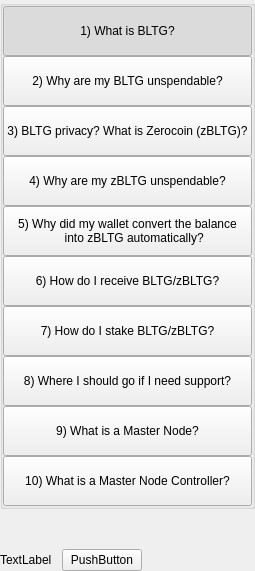
         <widget class="QWidget" name="left" native="true">
          <layout class="QVBoxLayout" name="verticalLayout_3">
           <property name="leftMargin">
            <number>0</number>
           </property>
           <property name="topMargin">
            <number>0</number>
           </property>
           <property name="rightMargin">
            <number>0</number>
           </property>
           <property name="bottomMargin">
            <number>0</number>
           </property>
           <item>
            <layout class="QVBoxLayout" name="verticalLayout_2">
             <property name="spacing">
              <number>0</number>
             </property>
             <item>
              <widget class="QWidget" name="containerButtons" native="true">
               <layout class="QVBoxLayout" name="verticalLayout">
                <property name="spacing">
                 <number>0</number>
                </property>
                <property name="leftMargin">
                 <number>0</number>
                </property>
                <property name="topMargin">
                 <number>0</number>
                </property>
                <property name="rightMargin">
                 <number>0</number>
                </property>
                <property name="bottomMargin">
                 <number>0</number>
                </property>
                <item>
                 <widget class="QGroupBox" name="groupBox">
                  <property name="title">
                   <string/>
                  </property>
                  <layout class="QVBoxLayout" name="verticalLayout_9">
                   <property name="spacing">
                    <number>0</number>
                   </property>
                   <property name="leftMargin">
                    <number>0</number>
                   </property>
                   <property name="topMargin">
                    <number>0</number>
                   </property>
                   <property name="rightMargin">
                    <number>0</number>
                   </property>
                   <property name="bottomMargin">
                    <number>0</number>
                   </property>
                   <item>
                    <widget class="QPushButton" name="pushButtonFaq1">
                     <property name="minimumSize">
                      <size>
                       <width>0</width>
                       <height>50</height>
                      </size>
                     </property>
                     <property name="maximumSize">
                      <size>
                       <width>16777215</width>
                       <height>50</height>
                      </size>
                     </property>
                     <property name="focusPolicy">
                      <enum>Qt::NoFocus</enum>
                     </property>
                     <property name="text">
                      <string>1) What is BLTG?</string>
                     </property>
                     <property name="checkable">
                      <bool>true</bool>
                     </property>
                     <property name="checked">
                      <bool>true</bool>
                     </property>
                     <property name="autoExclusive">
                      <bool>true</bool>
                     </property>
                    </widget>
                   </item>
                   <item>
                    <widget class="QPushButton" name="pushButtonFaq2">
                     <property name="minimumSize">
                      <size>
                       <width>0</width>
                       <height>50</height>
                      </size>
                     </property>
                     <property name="maximumSize">
                      <size>
                       <width>16777215</width>
                       <height>50</height>
                      </size>
                     </property>
                     <property name="focusPolicy">
                      <enum>Qt::NoFocus</enum>
                     </property>
                     <property name="text">
                      <string>2) Why are my BLTG unspendable?</string>
                     </property>
                     <property name="checkable">
                      <bool>true</bool>
                     </property>
                     <property name="autoExclusive">
                      <bool>true</bool>
                     </property>
                    </widget>
                   </item>
                   <item>
                    <widget class="QPushButton" name="pushButtonFaq3">
                     <property name="minimumSize">
                      <size>
                       <width>0</width>
                       <height>50</height>
                      </size>
                     </property>
                     <property name="maximumSize">
                      <size>
                       <width>16777215</width>
                       <height>16777215</height>
                      </size>
                     </property>
                     <property name="focusPolicy">
                      <enum>Qt::NoFocus</enum>
                     </property>
                     <property name="text">
                      <string>3) BLTG privacy? What is Zerocoin (zBLTG)?</string>
                     </property>
                     <property name="checkable">
                      <bool>true</bool>
                     </property>
                     <property name="autoExclusive">
                      <bool>true</bool>
                     </property>
                    </widget>
                   </item>
                   <item>
                    <widget class="QPushButton" name="pushButtonFaq4">
                     <property name="minimumSize">
                      <size>
                       <width>0</width>
                       <height>50</height>
                      </size>
                     </property>
                     <property name="maximumSize">
                      <size>
                       <width>16777215</width>
                       <height>16777215</height>
                      </size>
                     </property>
                     <property name="focusPolicy">
                      <enum>Qt::NoFocus</enum>
                     </property>
                     <property name="text">
                      <string>4) Why are my zBLTG unspendable?</string>
                     </property>
                     <property name="checkable">
                      <bool>true</bool>
                     </property>
                     <property name="autoExclusive">
                      <bool>true</bool>
                     </property>
                    </widget>
                   </item>
                   <item>
                    <widget class="QPushButton" name="pushButtonFaq5">
                     <property name="minimumSize">
                      <size>
                       <width>0</width>
                       <height>50</height>
                      </size>
                     </property>
                     <property name="focusPolicy">
                      <enum>Qt::NoFocus</enum>
                     </property>
                     <property name="text">
                      <string>5) Why did my wallet convert the balance
    into zBLTG automatically?</string>
                     </property>
                     <property name="checkable">
                      <bool>true</bool>
                     </property>
                     <property name="autoExclusive">
                      <bool>true</bool>
                     </property>
                    </widget>
                   </item>
                   <item>
                    <widget class="QPushButton" name="pushButtonFaq6">
                     <property name="minimumSize">
                      <size>
                       <width>0</width>
                       <height>50</height>
                      </size>
                     </property>
                     <property name="focusPolicy">
                      <enum>Qt::NoFocus</enum>
                     </property>
                     <property name="text">
                      <string>6) How do I receive BLTG/zBLTG?</string>
                     </property>
                     <property name="checkable">
                      <bool>true</bool>
                     </property>
                     <property name="autoExclusive">
                      <bool>true</bool>
                     </property>
                    </widget>
                   </item>
                   <item>
                    <widget class="QPushButton" name="pushButtonFaq7">
                     <property name="minimumSize">
                      <size>
                       <width>0</width>
                       <height>50</height>
                      </size>
                     </property>
                     <property name="focusPolicy">
                      <enum>Qt::NoFocus</enum>
                     </property>
                     <property name="text">
                      <string>7) How do I stake BLTG/zBLTG?</string>
                     </property>
                     <property name="checkable">
                      <bool>true</bool>
                     </property>
                     <property name="autoExclusive">
                      <bool>true</bool>
                     </property>
                    </widget>
                   </item>
                   <item>
                    <widget class="QPushButton" name="pushButtonFaq8">
                     <property name="minimumSize">
                      <size>
                       <width>0</width>
                       <height>50</height>
                      </size>
                     </property>
                     <property name="focusPolicy">
                      <enum>Qt::NoFocus</enum>
                     </property>
                     <property name="text">
                      <string>8) Where I should go if I need support?</string>
                     </property>
                     <property name="checkable">
                      <bool>true</bool>
                     </property>
                     <property name="autoExclusive">
                      <bool>true</bool>
                     </property>
                    </widget>
                   </item>
                   <item>
                    <widget class="QPushButton" name="pushButtonFaq9">
                     <property name="minimumSize">
                      <size>
                       <width>0</width>
                       <height>50</height>
                      </size>
                     </property>
                     <property name="focusPolicy">
                      <enum>Qt::NoFocus</enum>
                     </property>
                     <property name="text">
                      <string>9) What is a Master Node?</string>
                     </property>
                     <property name="checkable">
                      <bool>true</bool>
                     </property>
                     <property name="autoExclusive">
                      <bool>true</bool>
                     </property>
                    </widget>
                   </item>
                   <item>
                    <widget class="QPushButton" name="pushButtonFaq10">
                     <property name="minimumSize">
                      <size>
                       <width>0</width>
                       <height>50</height>
                      </size>
                     </property>
                     <property name="focusPolicy">
                      <enum>Qt::NoFocus</enum>
                     </property>
                     <property name="text">
                      <string>10) What is a Master Node Controller?</string>
                     </property>
                     <property name="checkable">
                      <bool>true</bool>
                     </property>
                     <property name="autoExclusive">
                      <bool>true</bool>
                     </property>
                    </widget>
                   </item>
                  </layout>
                 </widget>
                </item>
               </layout>
              </widget>
             </item>
             <item>
              <spacer name="verticalSpacer">
               <property name="orientation">
                <enum>Qt::Vertical</enum>
               </property>
               <property name="sizeHint" stdset="0">
                <size>
                 <width>20</width>
                 <height>40</height>
                </size>
               </property>
              </spacer>
             </item>
             <item>
              <layout class="QHBoxLayout" name="horizontalLayout_2">
               <item>
                <widget class="QLabel" name="labelWebLink">
                 <property name="text">
                  <string>TextLabel</string>
                 </property>
                </widget>
               </item>
               <item>
                <spacer name="horizontalSpacer_4">
                 <property name="orientation">
                  <enum>Qt::Horizontal</enum>
                 </property>
                 <property name="sizeType">
                  <enum>QSizePolicy::Minimum</enum>
                 </property>
                 <property name="sizeHint" stdset="0">
                  <size>
                   <width>10</width>
                   <height>20</height>
                  </size>
                 </property>
                </spacer>
               </item>
               <item>
                <widget class="QPushButton" name="pushButtonWebLink">
                 <property name="focusPolicy">
                  <enum>Qt::NoFocus</enum>
                 </property>
                 <property name="text">
                  <string>PushButton</string>
                 </property>
                </widget>
               </item>
               <item>
                <spacer name="horizontalSpacer_2">
                 <property name="orientation">
                  <enum>Qt::Horizontal</enum>
                 </property>
                 <property name="sizeHint" stdset="0">
                  <size>
                   <width>40</width>
                   <height>20</height>
                  </size>
                 </property>
                </spacer>
               </item>
              </layout>
             </item>
            </layout>
           </item>
          </layout>
         </widget>
